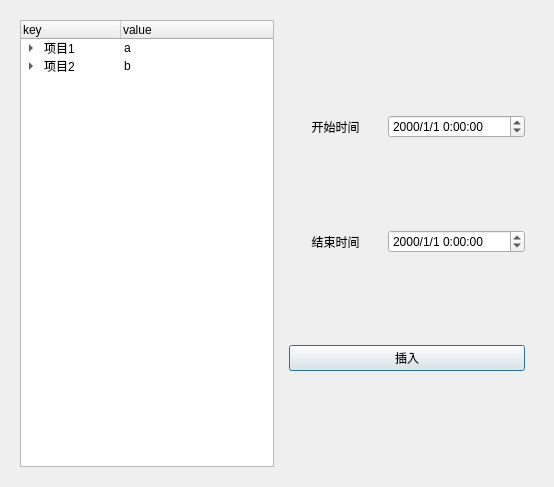
<?xml version="1.0" encoding="UTF-8"?>
<ui version="4.0">
 <class>Dialog</class>
 <widget class="QDialog" name="Dialog">
  <property name="geometry">
   <rect>
    <x>0</x>
    <y>0</y>
    <width>554</width>
    <height>487</height>
   </rect>
  </property>
  <property name="windowTitle">
   <string>Dialog</string>
  </property>
  <layout class="QHBoxLayout" name="horizontalLayout">
   <item>
    <widget class="QStackedWidget" name="stackedWidget">
     <property name="currentIndex">
      <number>0</number>
     </property>
     <widget class="QWidget" name="page">
      <layout class="QHBoxLayout" name="horizontalLayout_2">
       <item>
        <layout class="QHBoxLayout" name="horizontalLayout_3" stretch="1,1">
         <item>
          <widget class="QTreeWidget" name="treeWidget">
           <column>
            <property name="text">
             <string>key</string>
            </property>
           </column>
           <column>
            <property name="text">
             <string>value</string>
            </property>
           </column>
           <item>
            <property name="text">
             <string>项目1</string>
            </property>
            <property name="text">
             <string>a</string>
            </property>
            <item>
             <property name="text">
              <string>1</string>
             </property>
            </item>
            <item>
             <property name="text">
              <string>2</string>
             </property>
            </item>
           </item>
           <item>
            <property name="text">
             <string>项目2</string>
            </property>
            <property name="text">
             <string>b</string>
            </property>
            <item>
             <property name="text">
              <string>cc</string>
             </property>
            </item>
            <item>
             <property name="text">
              <string>ff</string>
             </property>
            </item>
           </item>
          </widget>
         </item>
         <item>
          <widget class="QWidget" name="widget" native="true">
           <layout class="QVBoxLayout" name="verticalLayout_2">
            <item>
             <layout class="QHBoxLayout" name="horizontalLayout_4">
              <item>
               <widget class="QLabel" name="label">
                <property name="text">
                 <string>开始时间</string>
                </property>
                <property name="alignment">
                 <set>Qt::AlignCenter</set>
                </property>
               </widget>
              </item>
              <item>
               <widget class="QDateTimeEdit" name="dateTimeEdit">
                <property name="displayFormat">
                 <string>yyyy/M/d H:mm:ss</string>
                </property>
               </widget>
              </item>
             </layout>
            </item>
            <item>
             <layout class="QHBoxLayout" name="horizontalLayout_5">
              <item>
               <widget class="QLabel" name="label_2">
                <property name="text">
                 <string>结束时间</string>
                </property>
                <property name="alignment">
                 <set>Qt::AlignCenter</set>
                </property>
               </widget>
              </item>
              <item>
               <widget class="QDateTimeEdit" name="dateTimeEdit_2">
                <property name="alignment">
                 <set>Qt::AlignLeading|Qt::AlignLeft|Qt::AlignVCenter</set>
                </property>
                <property name="displayFormat">
                 <string>yyyy/M/d H:mm:ss</string>
                </property>
               </widget>
              </item>
             </layout>
            </item>
            <item>
             <widget class="QPushButton" name="pushButton">
              <property name="text">
               <string>插入</string>
              </property>
              <property name="autoRepeat">
               <bool>false</bool>
              </property>
              <property name="autoExclusive">
               <bool>false</bool>
              </property>
              <property name="default">
               <bool>false</bool>
              </property>
              <property name="flat">
               <bool>false</bool>
              </property>
             </widget>
            </item>
           </layout>
          </widget>
         </item>
        </layout>
       </item>
      </layout>
     </widget>
     <widget class="QWidget" name="page_2">
      <layout class="QVBoxLayout" name="verticalLayout"/>
     </widget>
    </widget>
   </item>
  </layout>
 </widget>
 <resources/>
 <connections/>
</ui>
